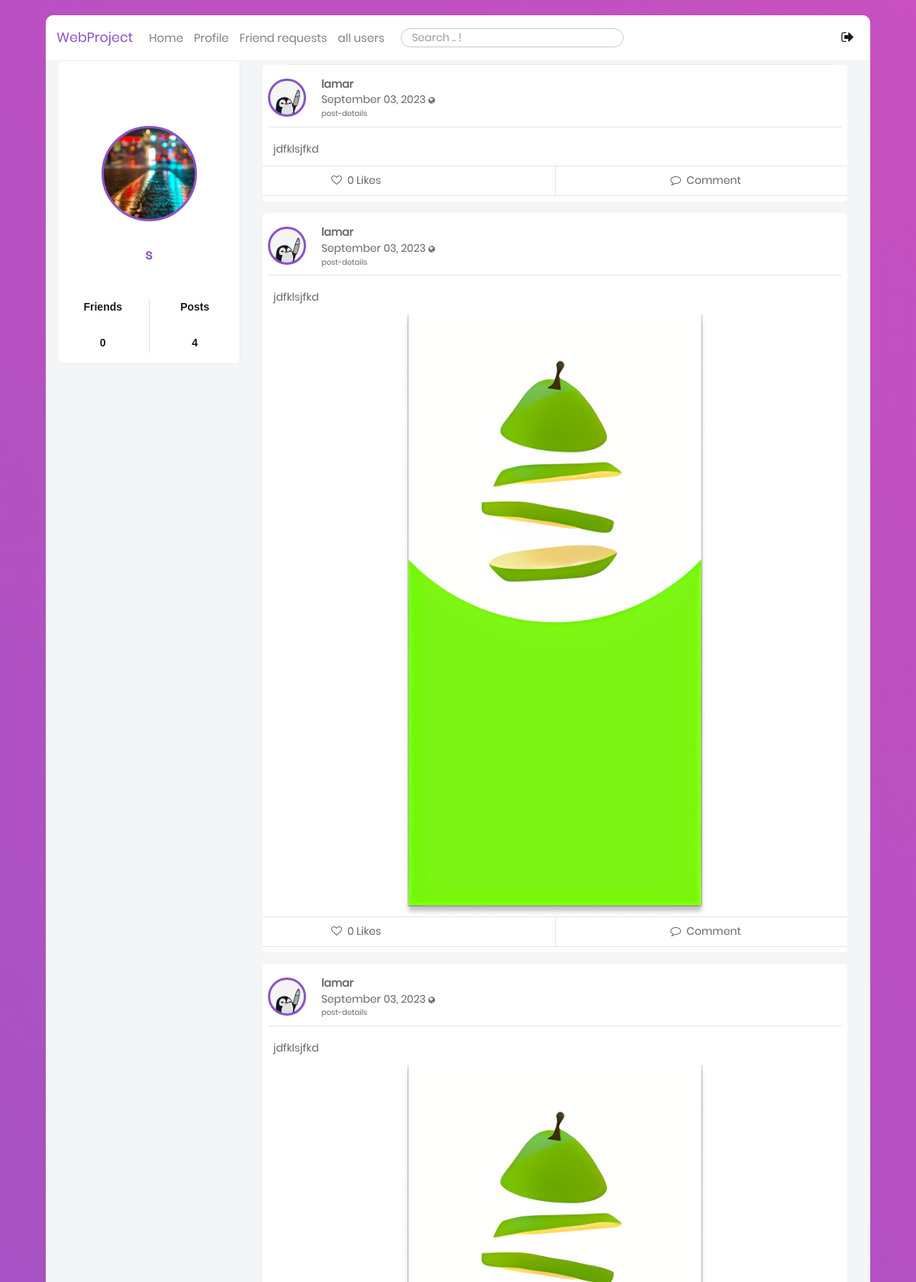
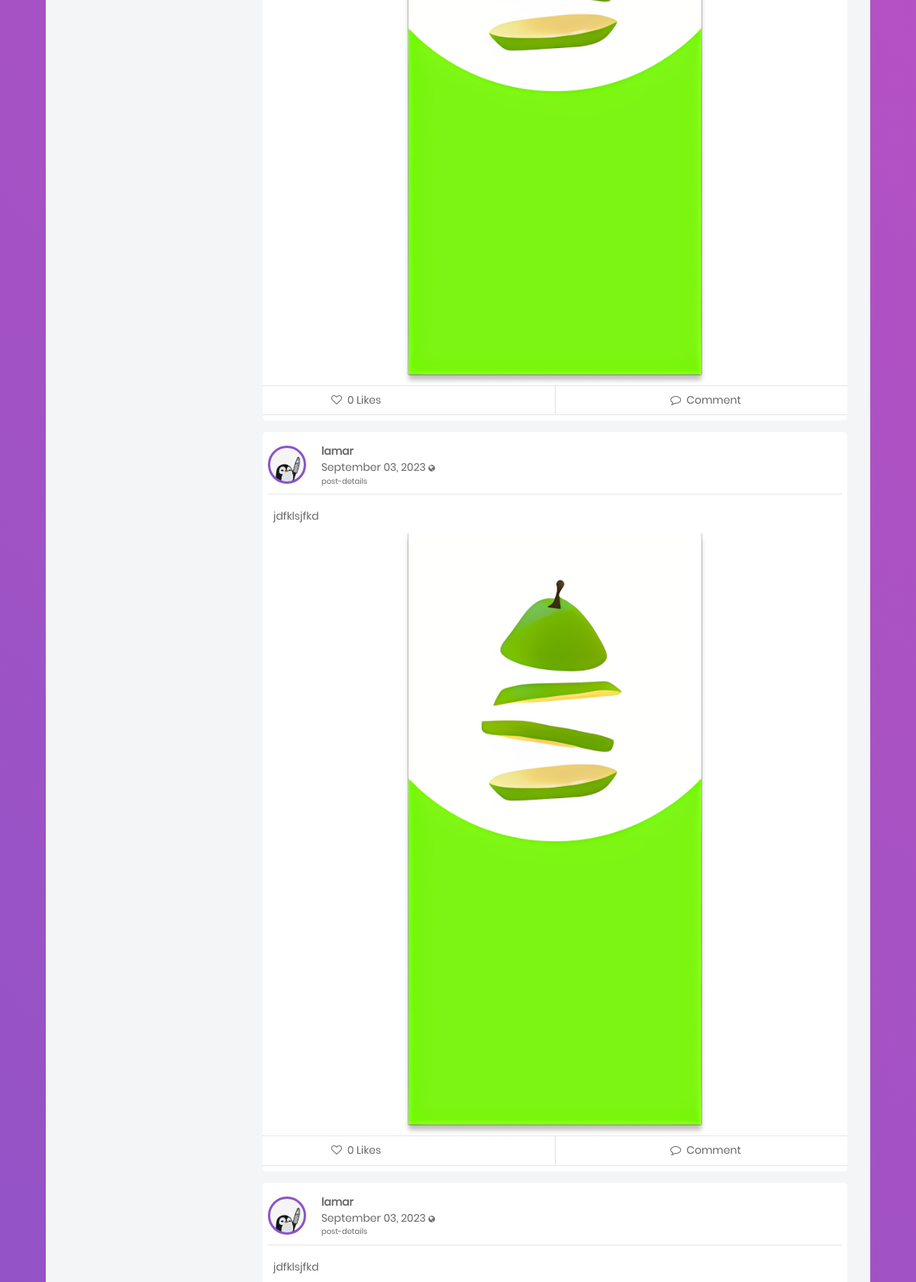
Screenshot of /bb5c5fd3-4a36-11ee-8deb-10f00549102d/ (signed in, upper part) with the database file from the repository (2 pictures, top to bottom).
### users/models.py (models this page shows, shortened)
class Profile(models.Model):
    user = models.OneToOneField(User, on_delete=models.CASCADE)
    image = models.ImageField(default='default.jpg', upload_to='profile_pics')
    bgimage = models.ImageField(default='default.jpg', upload_to='bg_pics')
    friends = models.ManyToManyField(User, blank=True, related_name='friends')
    slug = models.SlugField(unique=True,default=uuid.uuid1)
    forget_password_token= models.CharField(max_length=100)
    updated = models.DateTimeField( auto_now=True)
    created = models.DateTimeField( auto_now_add=True)
    objects = ProfileManager()
    def get_friends_no(self):
        return self.friends.all().count()
    def get_posts_no(self):
        return self.posts.all().count()
    def get_all_authors_posts(self):
        return self.posts.all()

### blog/models.py (models this page shows, shortened)
class Post(models.Model):
    content = models.TextField()
    date_posted = models.DateTimeField(default = timezone.now)
    author = models.ForeignKey(User,on_delete=models.CASCADE)
    post_image = models.ImageField(null=True, blank=True, upload_to="images/")
    liked = models.ManyToManyField(Profile, blank=True, related_name='likes')
    updated = models.DateTimeField( default = timezone.now)
    created = models.DateTimeField( default = timezone.now)
    author = models.ForeignKey(Profile, on_delete=models.CASCADE, related_name='posts')
    def num_likes(self):
        print(timezone.now)
        return self.liked.all().count()
    class Meta:
        ordering = ('-created',)

### users/views.py (the view)
# urls.py: path('<slug>/', views.ProfileDetailView.as_view(), name="profile-detail-view"),
class ProfileDetailView(LoginRequiredMixin, DetailView):
    model = Profile
    template_name = "users/detail.html"
    def get_context_data(self, **kwargs):
        context = super().get_context_data(**kwargs)
        user = User.objects.get(username__iexact=self.request.user)
        profile = Profile.objects.get(user=user)
        rel_r = Relationship.objects.filter(sender=profile)
        rel_s = Relationship.objects.filter(receiver=profile)
        rel_receiver = []
        rel_sender = []
        for item in rel_r:
            rel_receiver.append(item.receiver.user)
        for item in rel_s:
            rel_sender.append(item.sender.user)
        context["rel_receiver"] = rel_receiver
        context["rel_sender"] = rel_sender
        context["posts"] = self.get_object().get_all_authors_posts()
        context["len_posts"] = (
            True if len(self.get_object().get_all_authors_posts()) > 0 else False
        )
        context["profile"] = profile
        context["user"] = user
        return context

### users/templates/users/detail.html (shortened to what this page needs)
{% extends 'blog/base.html' %}
{% block content %}
<div class="container mt-5" style="width:70%">
  <div class="row">
    <div class="col">
      <div class="main-block">
<div class="ui grid" style="margin-right: -2rem;">
    <br>
    <div class="row">
            {% if len_posts %}
                {% include 'users/post-list2.html' %}
            {% endif %}
    </div>
</div></div></div></div></div>
{% endblock content %}

### blog/templates/blog/base.html (shortened to what this page needs)
{% load static %}
<!DOCTYPE html>
<html class="no-js" lang="en">
  <head>
             <link
      rel="stylesheet"
      type="text/css"
      href="https://cdnjs.cloudflare.com/ajax/libs/semantic-ui/2.2.14/semantic.min.css"
    />
    <link
      rel="stylesheet"
      href="{% static 'blog/css/vendor/bootstrap.min.css' %} "
    />
    <link
      rel="stylesheet"
      href="{% static 'blog/css/vendor/font-awesome.min.css' %}"
    />
    <link rel="stylesheet" href="{% static 'blog/css/vendor/animate.css' %}" />
    <link
      rel="stylesheet"
      href="{% static 'blog/css/vendor/hamburgers.min.css' %}"
    />
    <link rel="stylesheet" href="{% static 'blog/css/util.css' %}" />
    <link rel="stylesheet" href="{% static 'blog/css/normalize.css' %}" />
    <link rel="stylesheet" href="{% static 'blog/css/main.css' %}" />
  </head>
  <body hx-headers = "{'X-CSRFToken' : '{{ csrf_token }}'} ">
    <div class="limiter">
      <div class="container-login100" style="align-items: flex-start;">
        <div class="wrap-main">
          <div class="container-fluid">
            <div class="row">
              <nav class="navbar navbar-expand-lg navbar-light bgwhite">
                <a
                  class="navbar-brand ProjectColor"
                  href="{% url 'blog-home' %}"
                  >WebProject</a
                >
                <div
                  class="collapse navbar-collapse"
                  id="navbarSupportedContent"
                >
                  <ul class="navbar-nav mr-auto">
                    <li class="nav-item ">
                      <a class="nav-link fs-15" href="{% url 'blog-home' %}"
                        >Home <span class="sr-only">(current)</span></a
                      >
                    </li>
                    <li class="nav-item">
                      <a class="nav-link fs-15" href="{% url 'profile' %}"
                        >Profile</a
                      >
                    </li>
                    <li class="nav-item">
                      <a
                        class="nav-link fs-15"
                        href="{% url 'my-invites-view' %}"
                        >Friend requests</a
                      >
                    </li>
                    <li class="nav-item">
                      <a
                        class="nav-link fs-15"
                        href="{% url 'all-profiles-view' %}"
                        >all users</a
                      >
                    </li>
                    <li class="nav-item pt-2 pl-3">
                      <form
                        action="{% url 'search' %}"
                        method="POST"
                        id="search"
                      >
                        <input
                          type="search"
                          name="searched"
                          class="p-1 fs-14 pl-3 input-border"
                          placeholder="Search .. !"
                        />
                      </form>
                    </li>
                  </ul>
                  <div class="form-inline my-2 my-lg-0">
                    <ul class="navbar-nav mr-auto">
                      <li class="nav-item active">
                        <a
                          class="nav-link fs-18"
                          href="{% url 'blog-logout' %}"
                          data-toggle="tooltip"
                          data-placement="top"
                          ><i class="fa fa-sign-out" aria-hidden="true"></i
                        ></a>
                      </li>
                    </ul>
                  </div>
                </div>
              </nav>
              <div class="col-sm-3 mobile-hidden">
          <div class="main-block">
            <div
              class="coverPicture"
              style="background: url('{{ user.profile.bgimage.url }}');"
            ></div>
            <div
              class="profilePicture"
              style="background: url('{{ user.profile.image.url }}');"
            ></div>
            <div class="FullName text-center fs-18 ProjectColor">
              {{ user }}
            </div>
            <div class="row statistic text-center fs-16 p-3">
              <div class="col">
                <p>Friends</p>
                <br />
                <p>{{ user.profile.get_friends_no }}</p>
              </div>
              <div class="col border-left">
                <p>Posts</p>
                <br />
                <p>{{ user.profile.get_posts_no }}</p>
              </div>
            </div>
          </div>
        </div>
        {% block content %} {% endblock content %}
            </div>
          </div>
        </div>
      </div>
    </div>
  </body>
</html>

### users/templates/users/post-list2.html (shortened to what this page needs)
<div id="list" style="background: #f3f5f7; border: none; width: 100%;" >
{% for post in posts %}
            {% if post.post_image %}
          <div class="main-block post-with-photo" style="border: none;" id="post-list">
            <div class="Post-Box" >
              <div class="header row" style="width: 144%">
                <div class="col-1" style=" padding-top: 1%;">
                  <div class="pt-2 pl-2 d-inline-block">
                    <div
                      class="Profile-Picture"
                      style="background: url('{{ post.author.image.url }}') "
                    ></div>
                  </div>
                </div>
                <div class="col-8 p-l-0">
                  <div class="UserName d-inline-block mt-3" >
                    <p>
            <a
              href="{% url 'profile-detail-view' post.author.slug %}"
              class="font-weight-bold"
              >{{ post.author.user }}</a
            >
          </p>
                    <p class="lh-1-2">
                     {{ post.date_posted|date:"F d, Y" }}
                      <i
                        class="fa fa-globe fs-10"
                        data-toggle="tooltip"
                        data-placement="top"
                        title="Public"
                      ></i>
                      <br />
                      <a href=" {%url 'post-detail' post.id%} " class="fs-10"
                        >post-details</a
                      >
                    </p>
                  </div>
                 <div style="display: inline; padding-left: 57%">
          </div>
                </div>
              </div>
              <hr class="m-2" />
    <div class="body row">
      <div class="details col">
        <p class="px-3" style="padding: 10px">{{ post.content }}</p>
      </div>
      <div style="text-align: center">
        <img
          src="{{ post.post_image.url }}"
          alt=""
          style="max-width: 50%; height: auto"
        />
      </div>
              </div>
              <hr class="mt-0 mb-0" />
              <div class="footer">
                <div class="row action-btn">
                  <div class="col">
                     {% include 'users/post_list2_likes_form.html'  %}
                  </div>
                  <div class="col border-left">
                    <p class="py-2 footer-btn text-center">
                      <a href=" {%url 'post-detail' post.id%} "
                        ><i class="fa fa-comment-o" aria-hidden="true"></i>
                        <span class="px-1"> Comment</span></a
                      >
                    </p>
                  </div>
                </div>
                <hr class="mt-0 mb-2" />
                </div>
              </div>
            </div>
            {% else %}
             <div class="main-block " style="border: none; width: 100%; " id="post-list">
            <div class="Post-Box" style="width: 100%;" >
              <div class="header row" style="width: 144%">
                <div class="col-1" style=" padding-top: 1%;">
                  <div class="pt-2 pl-2 d-inline-block">
                    <div
                      class="Profile-Picture"
                      style="background: url('{{ post.author.image.url }}') "
                    ></div>
                  </div>
                </div>
                <div class="col-8 p-l-0">
                  <div class="UserName d-inline-block mt-3" >
                    <p>
            <a
              href="{% url 'profile-detail-view' post.author.slug %}"
              class="font-weight-bold"
              >{{ post.author.user }}</a
            >
          </p>
                    <p class="lh-1-2">
                     {{ post.date_posted|date:"F d, Y" }}
                      <i
                        class="fa fa-globe fs-10"
                        data-toggle="tooltip"
                        data-placement="top"
                        title="Public"
                      ></i>
                      <br />
                      <a href=" {%url 'post-detail' post.id%} " class="fs-10"
                        >post-details</a
                      >
                    </p>
                  </div>
                 <div style="display: inline; padding-left: 60%">
          </div>
                </div>
              </div>
              <hr class="m-2" />
    <div class="body row">
      <div class="details col">
        <p class="px-3" style="padding: 10px">{{ post.content }}</p>
      </div>
              </div>
              <hr class="mt-0 mb-0" />
              <div class="footer">
                <div class="row action-btn">
                  <div class="col">
                    {% include 'users/post_list2_likes_form.html' %}
                  </div>
                  <div class="col border-left">
                    <p class="py-2 footer-btn text-center">
                      <a href=" {%url 'post-detail' post.id%} "
                        ><i class="fa fa-comment-o" aria-hidden="true"></i>
                        <span class="px-1"> Comment</span></a
                      >
                    </p>
                  </div>
                </div>
                <hr class="mt-0 mb-2" />
                </div>
              </div>
            </div>
            {% endif %}
            {% endfor %}</div>

### users/templates/users/post_list2_likes_form.html (shortened to what this page needs)
<form hx-post ="{% url 'like-post-view-post-list2' post.id %}" hx-target="#list"  >
                      {% if profile1 not in post.liked.all %}
                      <button
                        style="
                          background-color: transparent;
                          border: none;
                          box-shadow: none;
                        "
                        type="submit"
                      >
                        <p class="py-2 footer-btn" style="padding-left: 90px">
                          <i class="fa fa-heart-o" aria-hidden="true"></i>
                          <span class="px-1"> {{ post.num_likes }} Likes</span>
                        </p>
                      </button>
                      {% endif %}
                    </form>

### blog/static/blog/css/main.css (style rules this page uses)
* { margin: 0px; padding: 0px; box-sizing: border-box; }
body, html { height: 100%; font-family: Poppins-Regular, sans-serif; }
a { font-family: Poppins-Regular; font-size: 14px; line-height: 1.7; color: #666666; margin: 0px; transition: all 0.4s; -webkit-transition: all 0.4s; -o-transition: all 0.4s; -moz-transition: all 0.4s; }
p { font-family: Poppins-Regular; font-size: 14px; line-height: 1.7; color: #666666; margin: 0px; }
ul, li { margin: 0px; list-style-type: none; }
input { outline: none; border: none; }
button { outline: none !important; border: none; background: transparent; }
.limiter { width: 100%; margin: 0 auto; }
.container-login100 { width: 100%; min-height: 100vh; display: -webkit-box; display: -webkit-flex; display: -moz-box; display: -ms-flexbox; display: flex; flex-wrap: wrap; justify-content: center; align-items: flex-start; padding: 0; background: #9053c7; background: -webkit-linear-gradient(-135deg, #c850c0, #4158d0); background: -o-linear-gradient(-135deg, #c850c0, #4158d0); background: -moz-linear-gradient(-135deg, #c850c0, #4158d0); background: linear-gradient(-135deg, #c850c0, #4158d0); }
.wrap-main { width: 90%; background: #f3f5f7; border-radius: 10px; overflow: hidden; justify-content: space-between; margin-top: 20px; margin-bottom: 20px; }
nav { width: 100%; }
.main-block { background: #fff; border-radius: 5px; border: 1px solid #ebebeb; margin-bottom: 15px; }
.coverPicture { border-top-left-radius: 5px; -moz-border-radius-topleft: 5px; border-top-right-radius: 5px; -moz-border-radius-topright: 5px; height: 150px; background-size: cover !important; background-position: center top !important; }
.profilePicture { border-radius: 50%; height: 125px; width: 125px; margin: 0 auto; margin-top: -65px; border: 3px solid #8B54C7; background-size: cover !important; background-position: center top !important; }
.ProjectColor { color:#8B54C7 !important; }
.FullName { font-weight: 600; padding: 30px; }
.statistic p { font-weight: 600; color: rgba(0,0,0,.9); font-family: "Cairo", sans-serif !important; }
.Profile-Picture { border-radius: 50%; width: 50px; height: 50px; background-size: cover !important; background-position: top center !important; border: 3px solid #8B54C7; }
.footer-btn { cursor: pointer; }
.input-border { border-radius: 25px !important; border: 1px solid #c6c8ca !important; }
.mt-5 { margin-top: 5px !important; }

### rows the page displays
Post: author.image (placeholder picture), author.user "lamar", date_posted "September 03, 2023", content "jdfklsjfkd", num_likes "0"
Post: author.image (placeholder picture), author.user "lamar", date_posted "September 03, 2023", content "jdfklsjfkd", post_image (picture), num_likes "0"
Post: author.image (placeholder picture), author.user "lamar", date_posted "September 03, 2023", content "jdfklsjfkd", post_image (picture), num_likes "0"
Post: author.image (placeholder picture), author.user "lamar", date_posted "September 03, 2023", content "jdfklsjfkd", post_image (picture), num_likes "0"
Post: author.image (placeholder picture), author.user "lamar", date_posted "September 03, 2023", content "jdfklsjfkd"

### other values shown
{{ user }} "s"
{{ user.profile.get_friends_no }} "0"
{{ user.profile.get_posts_no }} "4"
